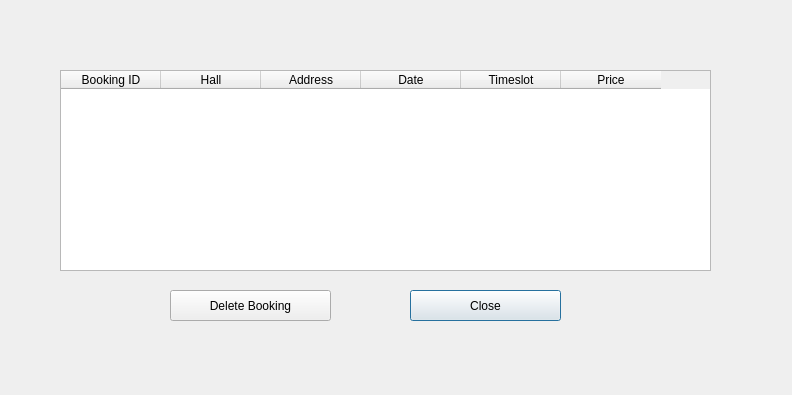
<?xml version="1.0" encoding="UTF-8"?>
<ui version="4.0">
 <class>Dialog</class>
 <widget class="QDialog" name="Dialog">
  <property name="geometry">
   <rect>
    <x>0</x>
    <y>0</y>
    <width>792</width>
    <height>395</height>
   </rect>
  </property>
  <property name="windowTitle">
   <string>Dialog</string>
  </property>
  <widget class="QTableWidget" name="Booking_list">
   <property name="geometry">
    <rect>
     <x>60</x>
     <y>70</y>
     <width>651</width>
     <height>201</height>
    </rect>
   </property>
   <column>
    <property name="text">
     <string>Booking ID</string>
    </property>
   </column>
   <column>
    <property name="text">
     <string>Hall</string>
    </property>
   </column>
   <column>
    <property name="text">
     <string>Address</string>
    </property>
   </column>
   <column>
    <property name="text">
     <string>Date</string>
    </property>
   </column>
   <column>
    <property name="text">
     <string>Timeslot</string>
    </property>
   </column>
   <column>
    <property name="text">
     <string>Price</string>
    </property>
   </column>
  </widget>
  <widget class="QPushButton" name="closee">
   <property name="geometry">
    <rect>
     <x>410</x>
     <y>290</y>
     <width>151</width>
     <height>31</height>
    </rect>
   </property>
   <property name="text">
    <string>Close</string>
   </property>
  </widget>
  <widget class="QPushButton" name="delete_booking">
   <property name="geometry">
    <rect>
     <x>170</x>
     <y>290</y>
     <width>161</width>
     <height>31</height>
    </rect>
   </property>
   <property name="text">
    <string>Delete Booking</string>
   </property>
  </widget>
 </widget>
 <resources/>
 <connections/>
</ui>
